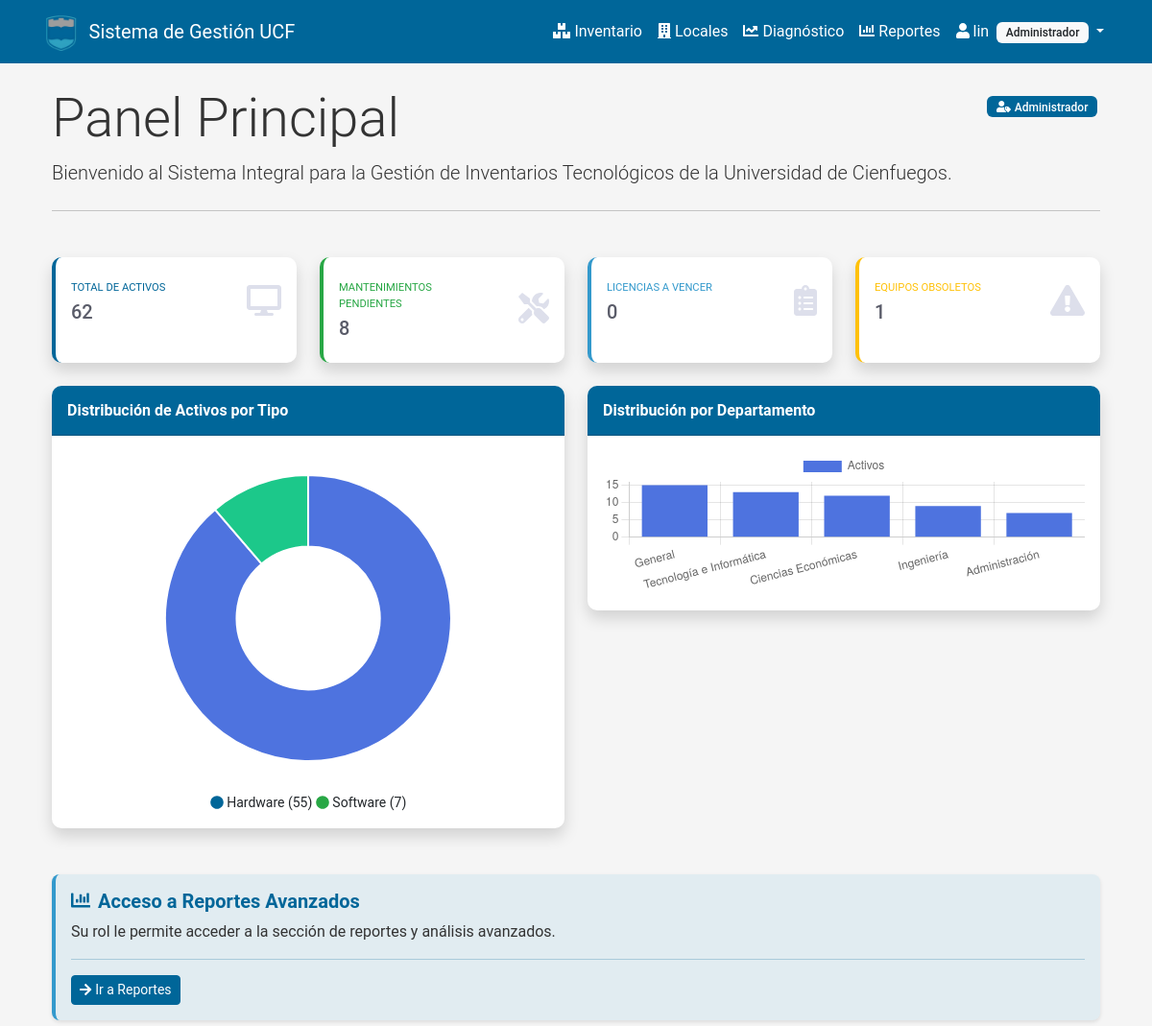
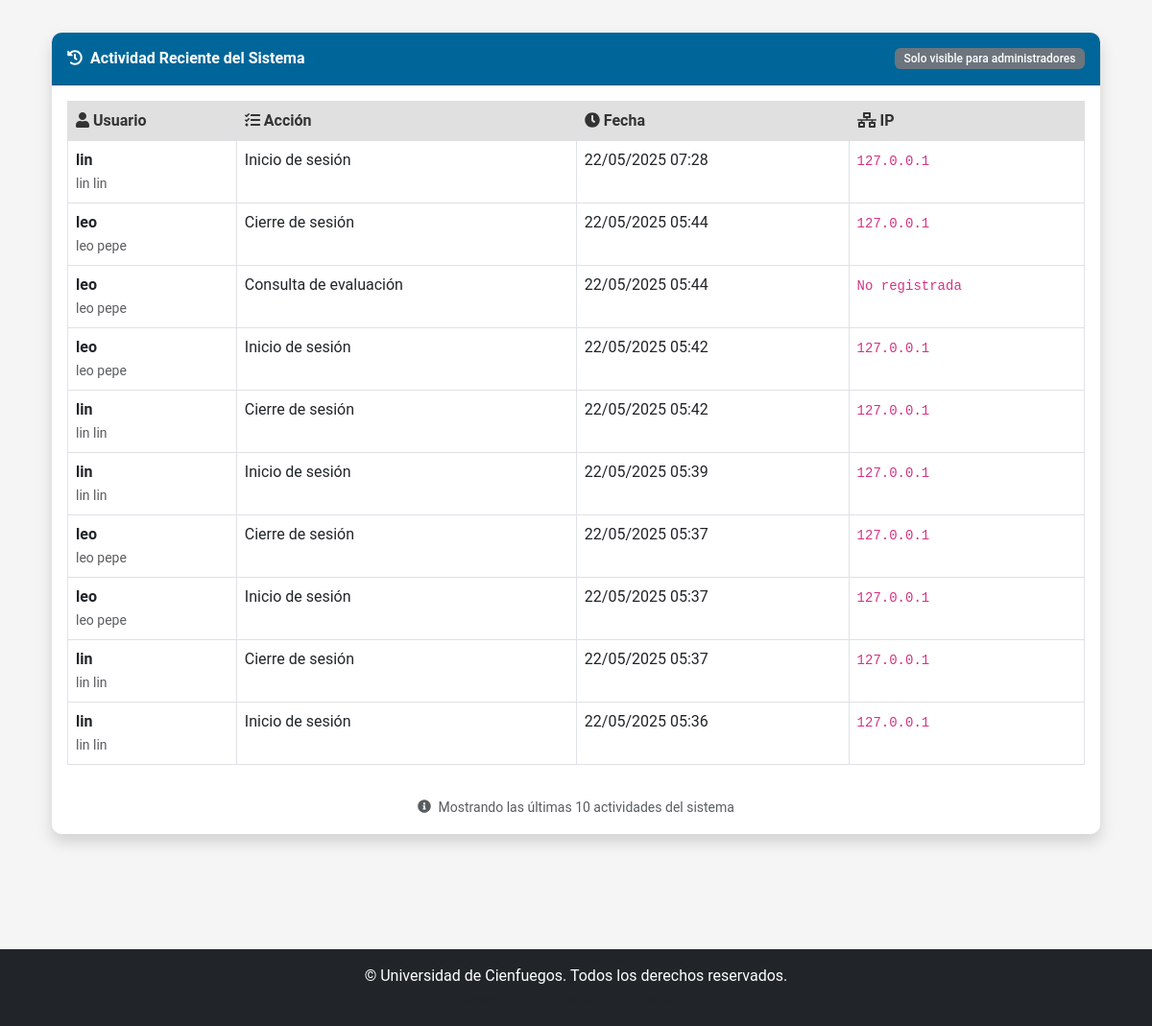
The app's page /usuarios/dashboard/ (signed in), older data (2 pictures, top to bottom).
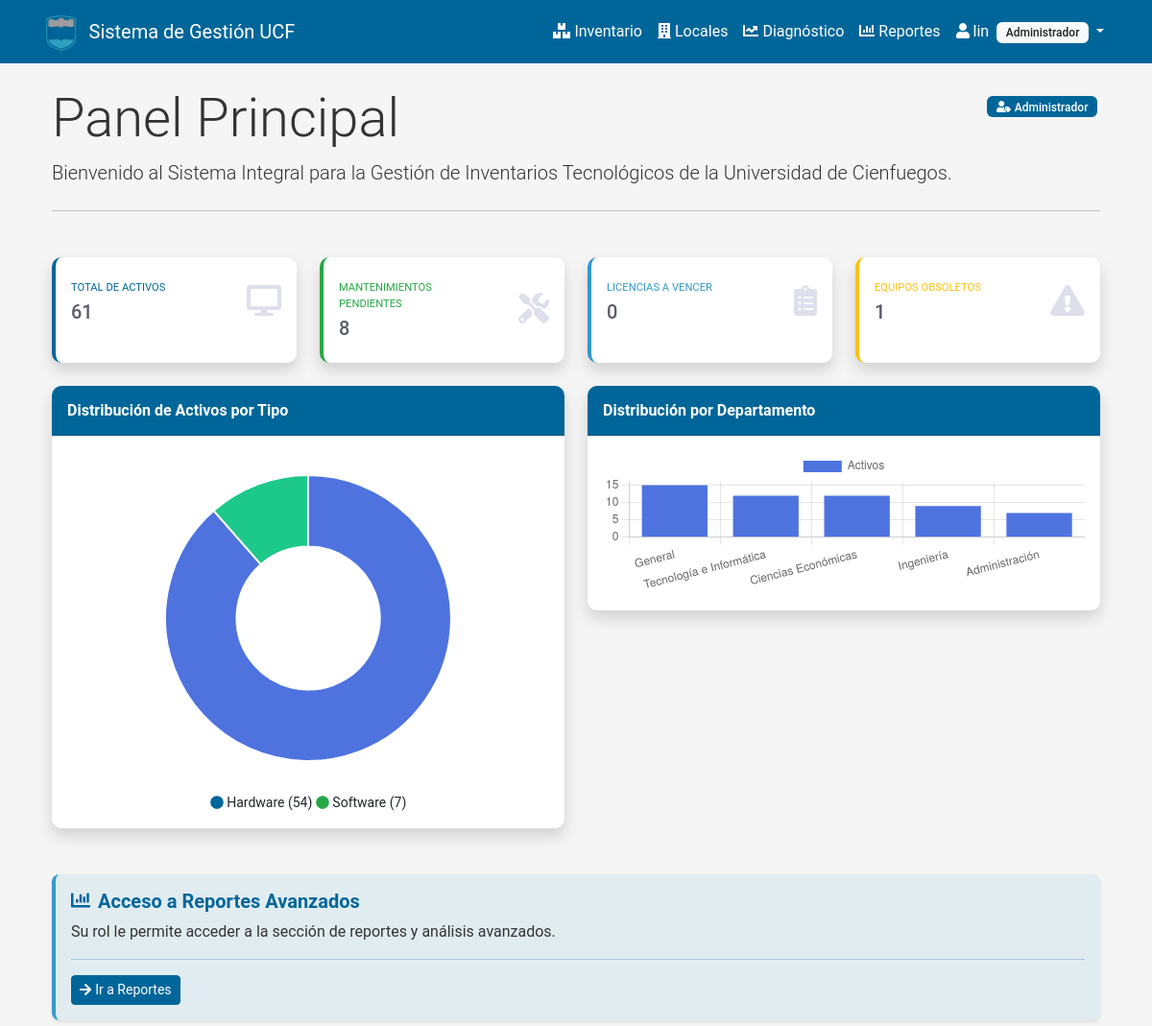
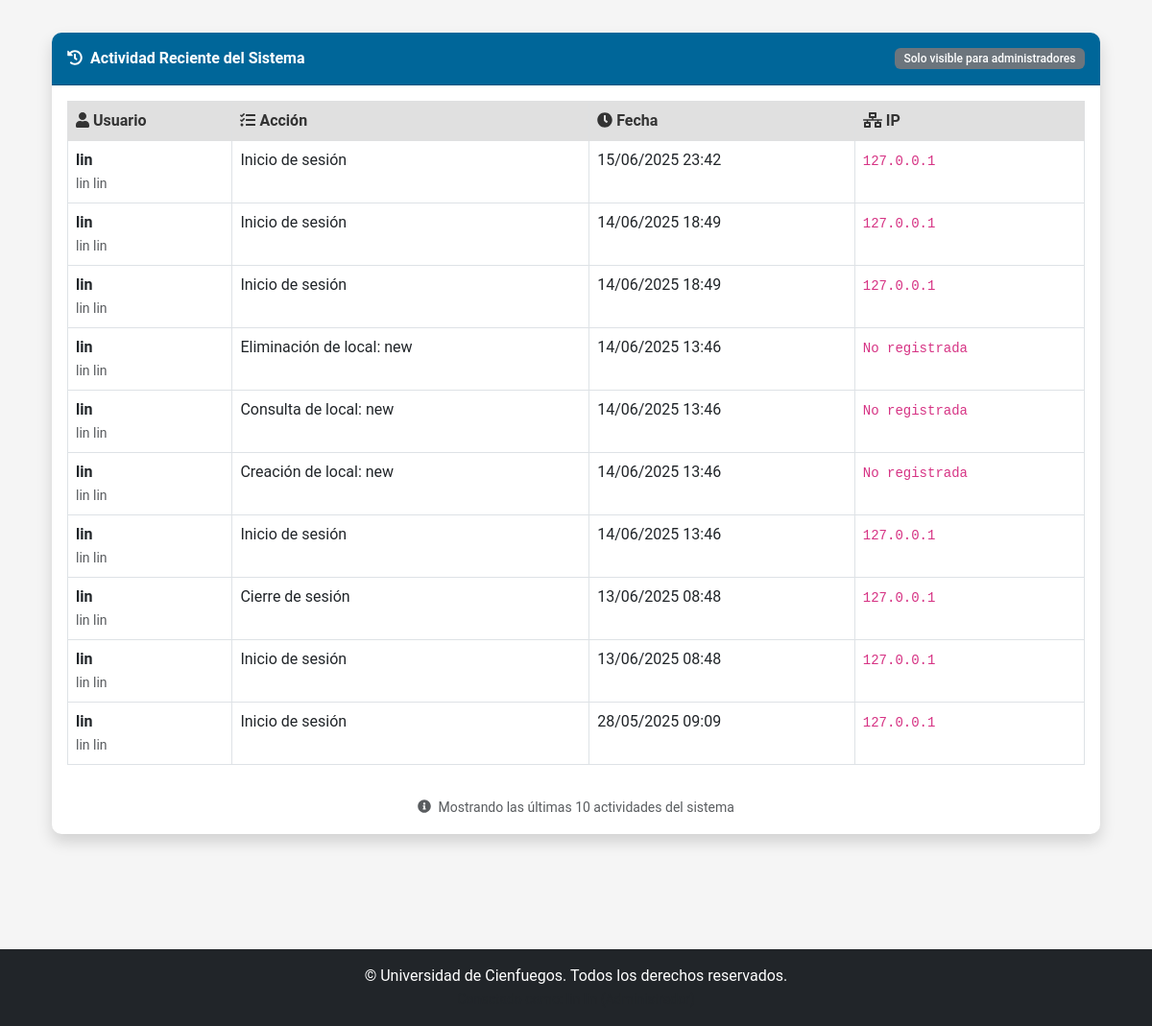
The same page, newer data (2 pictures, top to bottom).
### usuarios/models.py (models this page shows, shortened)
class LogActividad(models.Model):
    usuario = models.ForeignKey(User, on_delete=models.CASCADE)
    accion = models.CharField(max_length=255)
    fecha = models.DateTimeField(auto_now_add=True)
    detalles = models.TextField(blank=True, null=True)
    ip = models.GenericIPAddressField(blank=True, null=True)
    class Meta:
        verbose_name = "Log de Actividad"
        verbose_name_plural = "Logs de Actividades"
        ordering = ['-fecha']

### usuarios/views.py (the view)
# urls.py: path('dashboard/', views.dashboard_view, name='reportes_dashboard'),
@login_required
def dashboard_view(request):
    try:
        from inventario.models import Activo, Hardware, Software, Mantenimiento
        from django.db.models import Count, Q
        from django.utils import timezone
        from datetime import timedelta
        hoy = timezone.now().date()
        try:
            hardware_ids = Hardware.objects.values_list('activo_id', flat=True)
            software_ids = Software.objects.values_list('activo_id', flat=True)
            total_activos = Activo.objects.filter(
                id__in=list(hardware_ids) + list(software_ids)
            ).exclude(estado='baja').count()
            total_hardware = Hardware.objects.select_related('activo').filter(
                activo__estado__in=['activo', 'en_mantenimiento', 'obsoleto']
            ).count()
            total_software = Software.objects.select_related('activo').filter(
                activo__estado__in=['activo', 'en_mantenimiento', 'obsoleto']
            ).count()
            mantenimientos_pendientes = Mantenimiento.objects.filter(
                Q(estado='programado') | Q(estado='en_proceso')
            ).count()
            equipos_obsoletos = Activo.objects.filter(
                estado='obsoleto').count()
            software_vencer = Software.objects.filter(
                fecha_vencimiento__isnull=False,
                fecha_vencimiento__gte=hoy,
                fecha_vencimiento__lte=hoy + timedelta(days=30),
                activo__estado='activo'
            ).count()
            por_departamento = Activo.objects.filter(
                id__in=list(hardware_ids) + list(software_ids)
            ).exclude(
                estado='baja'
            ).values(
                'departamento__nombre'
            ).annotate(
                total=Count('id')
            ).order_by('-total')[:5]
        except Exception:
            total_activos = 0
            total_hardware = 0
            total_software = 0
            mantenimientos_pendientes = 0
            equipos_obsoletos = 0
            software_vencer = 0
            por_departamento = []
        actividades = []
        mostrar_actividad = puede_ver_actividad(request.user)
        if mostrar_actividad:
            try:
                actividades = LogActividad.objects.select_related(
                    'usuario').order_by('-fecha')[:10]
            except Exception:
                actividades = []
        puede_reportes = puede_ver_reportes(request.user)
        rol_usuario = "Usuario Regular"
        try:
            if hasattr(request.user, 'perfil') and request.user.perfil.rol:
                rol_usuario = request.user.perfil.rol.nombre
        except Exception:
            pass
        context = {
            'total_activos': total_activos,
            'total_hardware': total_hardware,
            'total_software': total_software,
            'mantenimientos_pendientes': mantenimientos_pendientes,
            'equipos_obsoletos': equipos_obsoletos,
            'software_vencer': software_vencer,
            'por_departamento': por_departamento,
            'actividades': actividades,
            'mostrar_actividad': mostrar_actividad,
            'puede_reportes': puede_reportes,
            'rol_usuario': rol_usuario,
        }
        return render(request, 'usuarios/dashboard.html', context)
    except Exception as e:
        messages.error(request, 'Error al cargar el dashboard.')
        context = {
            'total_activos': 0,
            'total_hardware': 0,
            'total_software': 0,
            'mantenimientos_pendientes': 0,
            'equipos_obsoletos': 0,
            'software_vencer': 0,
            'por_departamento': [],
            'actividades': [],
            'mostrar_actividad': False,
            'puede_reportes': False,
            'rol_usuario': 'Usuario Regular',
        }
        return render(request, 'usuarios/dashboard.html', context)

### reportes/views.py (called while the page is built)
def permisos_context(request):
    context = {}
    if request.user.is_authenticated:
        context.update({
            'puede_ver_reportes': puede_ver_reportes(request.user),
            'puede_ver_actividad': puede_ver_actividad(request.user),
            'es_admin': es_admin(request.user),
        })
    else:
        context.update({
            'puede_ver_reportes': False,
            'puede_ver_actividad': False,
            'es_admin': False,
        })
    return context

### templates/usuarios/dashboard.html (shortened to what the changed rows need)
{% extends 'base/base.html' %}
{% block content %}
<div class="container">
    <div class="row mb-4">
        <div class="col-12 position-relative">
            <h1 class="display-4">Panel Principal</h1>
        </div>
    </div>
    <div class="row">
        <div class="col-xl-3 col-md-6 mb-4">
            <div class="card border-left-primary shadow h-100 py-2">
                <div class="card-body">
                    <div class="row no-gutters align-items-center">
                        <div class="col mr-2">
                            <div class="text-xs font-weight-bold text-primary text-uppercase mb-1">
                                Total de Activos</div>
                            <div class="h5 mb-0 font-weight-bold text-gray-800">{{ total_activos }}</div>
                        </div>
                    </div>
                </div>
            </div>
        </div>
    </div>
    <div class="row">
        <div class="col-lg-6 mb-4">
            <div class="card shadow mb-4">
                <div class="card-body">
                    <div class="chart-pie pt-4 pb-2">
                        <canvas id="distribucionTipoChart"></canvas>
                    </div>
                    <div class="mt-4 text-center small">
                        <span class="mr-2">
                            <i class="fas fa-circle text-primary"></i> Hardware ({{ total_hardware }})
                        </span>
                        <span class="mr-2">
                            <i class="fas fa-circle text-success"></i> Software ({{ total_software }})
                        </span>
                    </div>
                </div>
            </div>
        </div>
        <div class="col-lg-6 mb-4">
            <div class="card shadow mb-4">
                <div class="card-body">
                    <div class="chart-bar">
                        <canvas id="distribucionDepartamentoChart"></canvas>
                    </div>
                </div>
            </div>
        </div>
    </div>
    {% if mostrar_actividad %}
    <div class="row">
        <div class="col-lg-12 mb-4">
            <div class="card shadow mb-4">
                <div class="card-body">
                    {% if actividades %}
                        <div class="table-responsive">
                            <table class="table table-bordered table-hover" width="100%" cellspacing="0">
                                <thead class="table-light">
                                    <tr>
                                        <th><i class="fas fa-user me-1"></i>Usuario</th>
                                        <th><i class="fas fa-tasks me-1"></i>Acción</th>
                                        <th><i class="fas fa-clock me-1"></i>Fecha</th>
                                        <th><i class="fas fa-network-wired me-1"></i>IP</th>
                                    </tr>
                                </thead>
                                <tbody>
                                    {% for actividad in actividades %}
                                    <tr>
                                        <td>
                                            <strong>{{ actividad.usuario.username }}</strong>
                                            {% if actividad.usuario.get_full_name %}
                                                <br><small class="text-muted">{{ actividad.usuario.get_full_name }}</small>
                                            {% endif %}
                                        </td>
                                        <td>{{ actividad.accion }}</td>
                                        <td>{{ actividad.fecha|date:"d/m/Y H:i" }}</td>
                                        <td><code>{{ actividad.ip|default:"No registrada" }}</code></td>
                                    </tr>
                                    {% endfor %}
                                </tbody>
                            </table>
                        </div>
                    {% else %}
                        <div class="text-center py-4">
                            <i class="fas fa-inbox fa-3x text-muted mb-3"></i>
                            <p class="text-muted">No hay actividades recientes registradas.</p>
                        </div>
                    {% endif %}
                </div>
            </div>
        </div>
    </div>
    {% endif %}
</div>
{% endblock %}
{% block extra_js %}
<script>
    document.addEventListener('DOMContentLoaded', function() {
        // Gráfico de tipo de activos
        var ctxPie = document.getElementById('distribucionTipoChart').getContext('2d');
        var myPieChart = new Chart(ctxPie, {
            type: 'doughnut',
            data: {
                labels: ['Hardware', 'Software'],
                datasets: [{
                    data: [{{ total_hardware }}, {{ total_software }}],
                    backgroundColor: ['#4e73df', '#1cc88a'],
                    hoverBackgroundColor: ['#2e59d9', '#17a673'],
                    hoverBorderColor: "rgba(234, 236, 244, 1)",
                }],
            },
            options: {
                maintainAspectRatio: false,
                plugins: {
                    legend: {
                        display: false
                    }
                },
                cutout: '50%',
            },
        });
        // Gráfico de departamentos
        var ctxBar = document.getElementById('distribucionDepartamentoChart').getContext('2d');
        var myBarChart = new Chart(ctxBar, {
            type: 'bar',
            data: {
                labels: [
                    {% for depto in por_departamento %}
                    "{{ depto.departamento__nombre }}",
                    {% endfor %}
                ],
                datasets: [{
                    label: "Activos",
                    backgroundColor: "#4e73df",
                    hoverBackgroundColor: "#2e59d9",
                    data: [
                        {% for depto in por_departamento %}
                        {{ depto.total }},
                        {% endfor %}
                    ],
                }],
            },
            options: {
                maintainAspectRatio: false,
                scales: {
                    y: {
                        beginAtZero: true
                    }
                }
            }
        });
    });
</script>
{% endblock %}

Row changes from the older to the newer data that the page shows:
no longer on this page (row unchanged): LogActividad: usuario.username "lin", usuario.get_full_name "lin lin", accion "Inicio de sesión", fecha "22/05/2025 07:28", ip "127.0.0.1"
no longer on this page (row unchanged): LogActividad: usuario.username "leo", usuario.get_full_name "leo pepe", accion "Cierre de sesión", fecha "22/05/2025 05:44", ip "127.0.0.1"
no longer on this page (row unchanged): LogActividad: usuario.username "leo", usuario.get_full_name "leo pepe", accion "Consulta de evaluación", fecha "22/05/2025 05:44", ip "No registrada"
no longer on this page (row unchanged): LogActividad: usuario.username "leo", usuario.get_full_name "leo pepe", accion "Inicio de sesión", fecha "22/05/2025 05:42", ip "127.0.0.1"
no longer on this page (row unchanged): LogActividad: usuario.username "lin", usuario.get_full_name "lin lin", accion "Cierre de sesión", fecha "22/05/2025 05:42", ip "127.0.0.1"
no longer on this page (row unchanged): LogActividad: usuario.username "lin", usuario.get_full_name "lin lin", accion "Inicio de sesión", fecha "22/05/2025 05:39", ip "127.0.0.1"
no longer on this page (row unchanged): LogActividad: usuario.username "leo", usuario.get_full_name "leo pepe", accion "Cierre de sesión", fecha "22/05/2025 05:37", ip "127.0.0.1"
no longer on this page (row unchanged): LogActividad: usuario.username "leo", usuario.get_full_name "leo pepe", accion "Inicio de sesión", fecha "22/05/2025 05:37", ip "127.0.0.1"
no longer on this page (row unchanged): LogActividad: usuario.username "lin", usuario.get_full_name "lin lin", accion "Cierre de sesión", fecha "22/05/2025 05:37", ip "127.0.0.1"
no longer on this page (row unchanged): LogActividad: usuario.username "lin", usuario.get_full_name "lin lin", accion "Inicio de sesión", fecha "22/05/2025 05:36", ip "127.0.0.1"
added LogActividad: usuario.username "lin", usuario.get_full_name "lin lin", accion "Inicio de sesión", fecha "15/06/2025 23:42", ip "127.0.0.1"
added LogActividad: usuario.username "lin", usuario.get_full_name "lin lin", accion "Inicio de sesión", fecha "14/06/2025 18:49", ip "127.0.0.1"
added LogActividad: usuario.username "lin", usuario.get_full_name "lin lin", accion "Inicio de sesión", fecha "14/06/2025 18:49", ip "127.0.0.1"
added LogActividad: usuario.username "lin", usuario.get_full_name "lin lin", accion "Eliminación de local: new", fecha "14/06/2025 13:46", ip "No registrada"
added LogActividad: usuario.username "lin", usuario.get_full_name "lin lin", accion "Consulta de local: new", fecha "14/06/2025 13:46", ip "No registrada"
added LogActividad: usuario.username "lin", usuario.get_full_name "lin lin", accion "Creación de local: new", fecha "14/06/2025 13:46", ip "No registrada"
added LogActividad: usuario.username "lin", usuario.get_full_name "lin lin", accion "Inicio de sesión", fecha "14/06/2025 13:46", ip "127.0.0.1"
added LogActividad: usuario.username "lin", usuario.get_full_name "lin lin", accion "Cierre de sesión", fecha "13/06/2025 08:48", ip "127.0.0.1"
added LogActividad: usuario.username "lin", usuario.get_full_name "lin lin", accion "Inicio de sesión", fecha "13/06/2025 08:48", ip "127.0.0.1"
added LogActividad: usuario.username "lin", usuario.get_full_name "lin lin", accion "Inicio de sesión", fecha "28/05/2025 09:09", ip "127.0.0.1"
Text that changed along with them:
{{ total_activos }}: "62" → "61"
chart data {{ total_hardware }}: 55 → 54
chart data {{ depto.total }}: 15, 13, 12, 9, 7 → 15, 12, 12, 9, 7
{{ total_hardware }}: "55" → "54"
